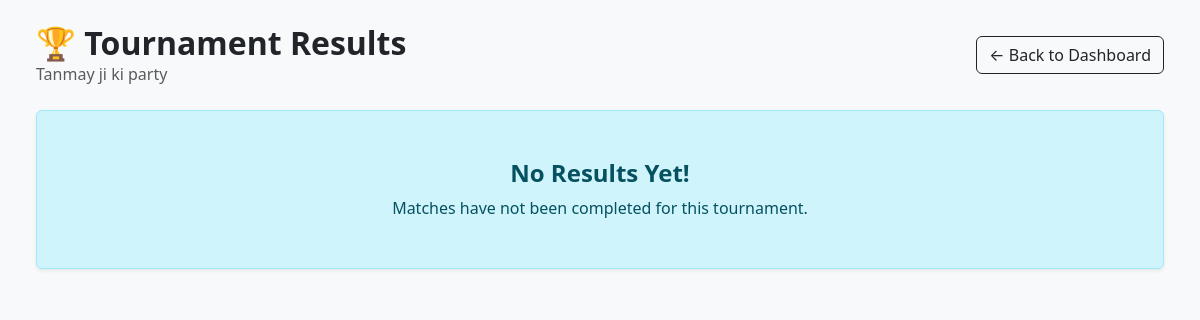
Page /tournaments/1/results/ (signed in) on the earlier database version.
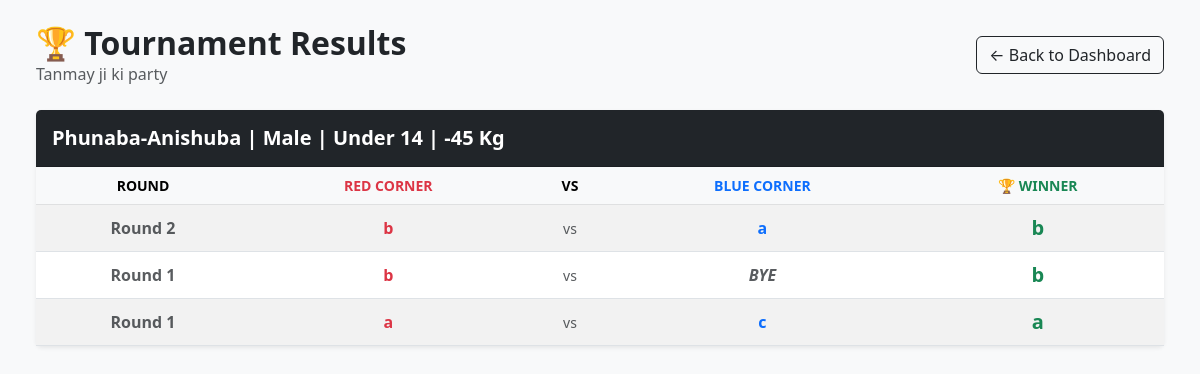
Same page on the later database version.
### thangta/models.py (models this page shows, shortened)
class Match(models.Model):
    tournament = models.ForeignKey(Tournament, on_delete=models.CASCADE)
    event_type = models.CharField(max_length=50)
    age_category = models.CharField(max_length=3)
    weight_category = models.CharField(max_length=4)
    gender = models.CharField(max_length=10)
    is_active = models.BooleanField(default=False)
    is_completed = models.BooleanField(default=False)
    round_number = models.IntegerField(default=1)
    current_round = models.IntegerField(default=1) # Tracks Round 1, Round 2, or 3 (Tie Breaker)
    current_sub_round = models.IntegerField(default=1)
    match_sequence = models.IntegerField(help_text="Order of the match in this round")
    current_sub_round = models.IntegerField(default=1)
    ring_number = models.IntegerField(default=1)
    participant_red = models.ForeignKey(Participant, related_name='matches_as_red', on_delete=models.CASCADE)
    participant_blue = models.ForeignKey(Participant, related_name='matches_as_blue', on_delete=models.CASCADE, null=True, blank=True)
    winner = models.ForeignKey(Participant, related_name='matches_won', on_delete=models.SET_NULL, null=True, blank=True)
    @property
    def age_display(self):
        age_map = {'U14': 'Under 14', 'U18': 'Under 18', 'O18': 'Over 18'}
        return age_map.get(self.age_category, self.age_category)
    @property
    def weight_display(self):
        if self.weight_category and "Kg" not in str(self.weight_category):
            return f"{self.weight_category} Kg"
        return self.weight_category
    @property
    def full_category_name(self):
        return f"{self.event_type} | {self.gender} | {self.age_display} | {self.weight_display}"

class Participant(models.Model):
    class GenderChoices(models.TextChoices):
        MALE = 'Male', 'Male'
        FEMALE = 'Female', 'Female'
    class EventTypeChoices(models.TextChoices):
        PHUNABA_AMA = 'Phunaba-Ama', 'Phunaba-Ama'
        PHUNABA_ANISHUBA = 'Phunaba-Anishuba', 'Phunaba-Anishuba'
    class AgeCategory(models.TextChoices):
        UNDER_14 = 'U14', 'Under 14'
        UNDER_18 = 'U18', 'Under 18'
        OVER_18 = 'O18', 'Over 18'
    class WeightCategory(models.TextChoices):
        MINUS_21 = '-21', '-21 Kg'
        MINUS_25 = '-25', '-25 Kg'
        MINUS_29 = '-29', '-29 Kg'
        MINUS_33 = '-33', '-33 Kg'
        MINUS_37 = '-37', '-37 Kg'
        MINUS_40 = '-40', '-40 Kg'
        MINUS_41 = '-41', '-41 Kg'
        MINUS_44 = '-44', '-44 Kg'
        MINUS_45 = '-45', '-45 Kg'
        MINUS_49 = '-49', '-49 Kg'
        MINUS_52 = '-52', '-52 Kg'
        MINUS_53 = '-53', '-53 Kg'
        MINUS_56 = '-56', '-56 Kg'
        MINUS_75 = '-75', '-75 Kg'
        PLUS_53 = '+53', '+53 Kg'
    tournament = models.ForeignKey(
        Tournament,
        on_delete=models.CASCADE,
        related_name='participants',
        null=True, blank=True
    )
    name = models.CharField(max_length=200, null=True, blank=True)
    actual_age = models.IntegerField(null=True, blank=True, help_text="Age in numbers")
    gender = models.CharField(max_length=10, choices=GenderChoices.choices, null=True, blank=True)
    contact = models.CharField(max_length=15, null=True, blank=True)
    district = models.CharField(max_length=100)
    district_code = models.CharField(max_length=20)
    event_type = models.CharField(max_length=50, choices=EventTypeChoices.choices, null=True, blank=True)
    age_category = models.CharField(
        max_length=3,
        choices=AgeCategory.choices,
        help_text="Select the participant's age group."
    )
    weight_category = models.CharField(
        max_length=4,
        choices=WeightCategory.choices,
        help_text="Select the participant's weight class."
    )

### thangta/views.py (the view)
# urls.py: path('tournaments/<int:tournament_id>/results/', tournament_results, name='tournament-results'),
@login_required(login_url='login')
def tournament_results(request, tournament_id):
    tournament = get_object_or_404(Tournament, id=tournament_id)
    completed_matches = Match.objects.filter(
        tournament=tournament,
        is_completed=True
    ).order_by('event_type', 'gender', 'age_category', 'weight_category', '-round_number')
    return render(request, 'tournament_results.html', {
        'tournament': tournament,
        'completed_matches': completed_matches
    })

### thangta/templates/tournament_results.html (shortened to what this page needs)
<!DOCTYPE html>
<html lang="en">
<head>
    <link href="https://cdn.jsdelivr.net/npm/bootstrap@5.3.0/dist/css/bootstrap.min.css" rel="stylesheet">
</head>
<body class="bg-light p-4">
<div class="container-fluid">
    <div class="d-flex justify-content-between align-items-center mb-4">
        <div>
            <h2 class="fw-bold m-0">🏆 Tournament Results</h2>
            <p class="text-muted m-0">{{ tournament.name }}</p>
        </div>
        <a href="{% url 'tournament-dashboard' %}" class="btn btn-outline-dark">← Back to Dashboard</a>
    </div>
    {% regroup completed_matches by full_category_name as category_list %}
    <div class="row">
        {% for category in category_list %}
        <div class="col-12 mb-4">
            <div class="card shadow-sm border-0">
                <div class="card-header bg-dark text-white py-3">
                    <h5 class="m-0 fw-bold">{{ category.grouper }}</h5>
                </div>
                <div class="card-body p-0 table-responsive">
                    <table class="table table-hover table-striped m-0 align-middle text-center">
                        <thead class="table-light">
                            <tr>
                                <th class="small">ROUND</th>
                                <th class="small text-danger">RED CORNER</th>
                                <th class="small">VS</th>
                                <th class="small text-primary">BLUE CORNER</th>
                                <th class="small text-success">🏆 WINNER</th>
                            </tr>
                        </thead>
                        <tbody>
                            {% for match in category.list %}
                            <tr>
                                <td class="fw-bold text-muted">Round {{ match.round_number }}</td>
                                <td class="fw-bold text-danger">{{ match.participant_red.name }}</td>
                                <td class="text-muted small">vs</td>
                                {% if match.participant_blue %}
                                    <td class="fw-bold text-primary">{{ match.participant_blue.name }}</td>
                                {% else %}
                                    <td class="fw-bold text-muted fst-italic">BYE</td>
                                {% endif %}
                                <td class="fw-bold text-success fs-5">
                                    {{ match.winner.name }}
                                </td>
                            </tr>
                            {% endfor %}
                        </tbody>
                    </table>
                </div>
            </div>
        </div>
        {% empty %}
        <div class="col-12">
            <div class="alert alert-info text-center py-5 shadow-sm">
                <h4 class="fw-bold">No Results Yet!</h4>
                <p class="mb-0">Matches have not been completed for this tournament.</p>
            </div>
        </div>
        {% endfor %}
    </div>
</div>
</body>
</html>

Differences in the rows shown:
added Match: round_number "2", participant_red.name "b", participant_blue.name "a", winner.name "b"
added Match: round_number "1", participant_red.name "b", shows "BYE", winner.name "b"
added Match: round_number "1", participant_red.name "a", participant_blue.name "c", winner.name "a"
Other differences:
new list line: "Phunaba-Anishuba | Male | Under 14 | -45 Kg ROUND RED CORNER VS BLUE CORNER 🏆 WINNER"
text no longer shown: "No Results Yet! Matches have not been completed for this tournament."
